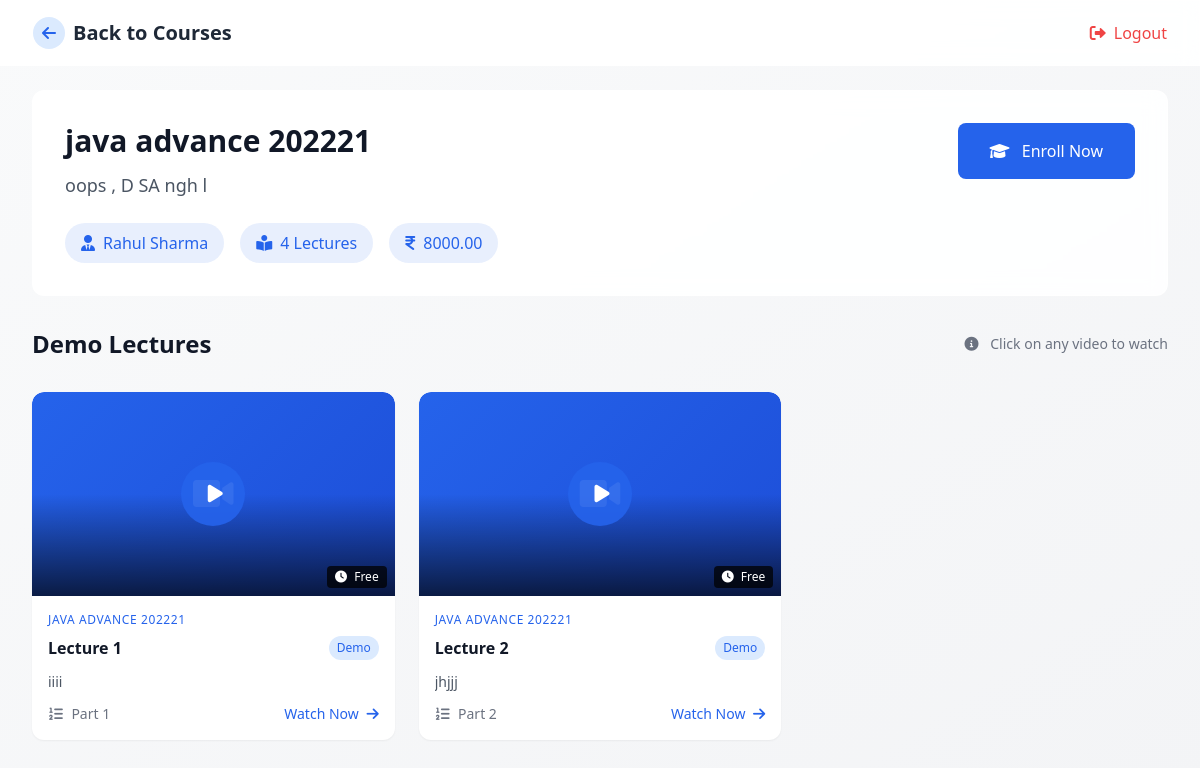
The page /teacher/course/10/ on the database its author committed.
### Teacher/models.py (models this page shows, shortened)
class Course(models.Model):
    teacher = models.ForeignKey(TeacherSignup, on_delete=models.CASCADE, related_name='courses')
    name = models.CharField(max_length=200)
    description = models.TextField()
    price = models.DecimalField(max_digits=10, decimal_places=2)
    created_at = models.DateTimeField(auto_now_add=True)

class TeacherSignup(models.Model):
    QUALIFICATION_CHOICES = [
        ('phd', 'PhD'),
        ('masters', 'Masters Degree'),
        ('bachelors', 'Bachelors Degree'),
    ]
    user = models.OneToOneField(User, on_delete=models.CASCADE, related_name='teacher')
    name = models.CharField(max_length=100)
    email = models.EmailField(unique=True)
    phone_number = models.CharField(max_length=15)
    qualification = models.CharField(max_length=50, choices=QUALIFICATION_CHOICES)
    coaching_institute_name = models.CharField(max_length=200)
    created_at = models.DateTimeField(auto_now_add=True)

class Shell(models.Model):
    LECTURE_TYPE_CHOICES = [
        ('demo', 'Demo Lecture'),
        ('paid', 'Paid Lecture'),
    ]
    course = models.ForeignKey(Course, on_delete=models.CASCADE, related_name='shells')
    shell_number = models.IntegerField()
    description = models.TextField()
    video_link = models.URLField(max_length=500, blank=True, null=True)
    video_file = models.FileField(upload_to='shell_videos/', blank=True, null=True)
    pdf_file = models.FileField(upload_to='shell_pdfs/', blank=True, null=True)
    cloudinary_public_id = models.CharField(max_length=100, blank=True, null=True)
    lecture_type = models.CharField(max_length=10, choices=LECTURE_TYPE_CHOICES, default='paid')
    created_at = models.DateTimeField(auto_now_add=True)

### Teacher/views.py (the view)
# urls.py: path('course/<int:course_id>/', views.course_demo, name='course_demo'),
def course_demo(request, course_id):
    course = get_object_or_404(Course, id=course_id)
    demo_lectures = Shell.objects.filter(course=course, lecture_type='demo').order_by('shell_number')
    context = {
        'course': course,
        'demo_lectures': demo_lectures,
    }
    return render(request, 'Teacher/course_demo.html', context)

### Teacher/templates/Teacher/course_demo.html (shortened to what this page needs)
<!DOCTYPE html>
<html lang="en">
<head>
    <script src="https://cdn.tailwindcss.com"></script>
    <link href="https://cdnjs.cloudflare.com/ajax/libs/font-awesome/6.0.0/css/all.min.css" rel="stylesheet">
</head>
<body class="bg-gradient-to-br from-gray-50 to-gray-100 min-h-screen">
    <nav class="glass-effect sticky top-0 z-30">
        <div class="max-w-7xl mx-auto px-4 sm:px-6 lg:px-8">
            <div class="flex justify-between items-center h-16">
                <a href="{% url 'all_courses' %}" class="flex items-center space-x-2 group">
                    <div class="w-8 h-8 rounded-full bg-blue-100 flex items-center justify-center group-hover:bg-blue-200 transition-colors">
                        <i class="fas fa-arrow-left text-blue-600"></i>
                    </div>
                    <span class="text-xl font-bold text-gray-800">Back to Courses</span>
                </a>
                <a href="{% url 'teacher_logout' %}"
                   class="flex items-center space-x-2 text-red-500 hover:text-red-600 transition-colors">
                    <i class="fas fa-sign-out-alt"></i>
                    <span>Logout</span>
                </a>
            </div>
        </div>
    </nav>
    <div class="glass-effect mt-6 mx-4 sm:mx-6 lg:mx-8 rounded-xl">
        <div class="max-w-7xl mx-auto px-4 sm:px-6 lg:px-8 py-8">
            <div class="flex flex-col md:flex-row md:items-start md:justify-between gap-6">
                <div class="flex-1">
                    <h1 class="text-3xl font-bold text-gray-900 mb-3">{{ course.name }}</h1>
                    <p class="text-lg text-gray-600 mb-6">{{ course.description }}</p>
                    <div class="flex flex-wrap gap-4">
                        <div class="course-stats">
                            <i class="fas fa-user-tie mr-2"></i>
                            <span>{{ course.teacher.name }}</span>
                        </div>
                        <div class="course-stats">
                            <i class="fas fa-book-reader mr-2"></i>
                            <span>{{ course.shells.count }} Lectures</span>
                        </div>
                        <div class="course-stats">
                            <i class="fas fa-indian-rupee-sign mr-2"></i>
                            <span>{{ course.price }}</span>
                        </div>
                    </div>
                </div>
                <div class="flex-shrink-0">
                    <button class="px-8 py-4 bg-blue-600 text-white rounded-lg hover:bg-blue-700 transition-all duration-300 transform hover:scale-105 hover:shadow-lg">
                        <i class="fas fa-graduation-cap mr-2"></i>
                        Enroll Now
                    </button>
                </div>
            </div>
        </div>
    </div>
    <div class="max-w-7xl mx-auto px-4 sm:px-6 lg:px-8 py-8">
        <div class="flex items-center justify-between mb-8">
            <h2 class="text-2xl font-bold text-gray-900">Demo Lectures</h2>
            <div class="text-sm text-gray-500">
                <i class="fas fa-info-circle mr-2"></i>
                Click on any video to watch
            </div>
        </div>
        <div class="grid grid-cols-1 md:grid-cols-2 lg:grid-cols-3 gap-6">
            {% for shell in demo_lectures %}
            <div class="video-card bg-white rounded-xl shadow-sm cursor-pointer"
                 onclick="playVideo('{% if shell.video_file %}{{ shell.video_file.url }}{% else %}{{ shell.video_link }}{% endif %}', '{{ shell.description }}')">
                <div class="video-thumbnail rounded-t-xl">
                    {% if shell.thumbnail %}
                        <img src="{{ shell.thumbnail.url }}" alt="Video thumbnail">
                    {% else %}
                        <div class="absolute inset-0 flex items-center justify-center">
                        </div>
                    {% endif %}
                    <div class="play-button">
                        <div class="play-button-circle w-16 h-16 bg-blue-600 bg-opacity-90 rounded-full flex items-center justify-center">
                            <i class="fas fa-play text-white text-xl ml-1"></i>
                        </div>
                    </div>
                    <div class="duration-badge">
                        <i class="fas fa-clock mr-1"></i>
                        Free
                    </div>
                </div>
                <div class="p-4">
                    <div class="flex flex-col gap-2 mb-3">
                        <span class="text-xs font-medium text-blue-600 uppercase tracking-wider">{{ course.name }}</span>
                        <div class="flex items-start justify-between">
                            <h3 class="font-semibold text-gray-900">Lecture {{ shell.shell_number }}</h3>
                            <span class="text-xs text-blue-600 bg-blue-100 px-2 py-1 rounded-full">Demo</span>
                        </div>
                    </div>
                    <p class="text-sm text-gray-600 line-clamp-2">{{ shell.description }}</p>
                    <div class="mt-3 flex items-center justify-between text-sm">
                        <span class="text-gray-500">
                            <i class="fas fa-list-ol mr-1"></i>
                            Part {{ shell.shell_number }}
                        </span>
                        <span class="text-blue-600 hover:text-blue-700">
                            Watch Now
                            <i class="fas fa-arrow-right ml-1"></i>
                        </span>
                    </div>
                </div>
            </div>
            {% endfor %}
        </div>
    </div>
</body>
</html>

### Teacher/templates/Teacher/course_demo.html (style rules this page uses)
.video-card { transition: all 0.3s ease; position: relative; overflow: hidden; }
.video-card::after { content: ''; position: absolute; top: 0; left: -100%; width: 100%; height: 100%; background: linear-gradient( 90deg, transparent, rgba(255, 255, 255, 0.2), transparent ); transition: 0.5s; }
.video-thumbnail { position: relative; padding-bottom: 56.25%; background: linear-gradient(135deg, #2563eb, #1d4ed8); overflow: hidden; }
.video-thumbnail::before { content: ''; position: absolute; top: 0; left: 0; right: 0; bottom: 0; background: linear-gradient(to bottom, transparent 50%, rgba(0,0,0,0.7)); z-index: 1; }
.play-button { position: absolute; top: 50%; left: 50%; transform: translate(-50%, -50%); z-index: 2; transition: all 0.3s ease; }
.play-button-circle { transition: all 0.3s ease; transform-origin: center; }
.duration-badge { position: absolute; bottom: 8px; right: 8px; background: rgba(0, 0, 0, 0.75); color: white; padding: 2px 8px; border-radius: 4px; font-size: 12px; z-index: 2; }
.course-stats { display: inline-flex; align-items: center; padding: 0.5rem 1rem; background: rgba(37, 99, 235, 0.1); border-radius: 9999px; color: #2563eb; font-weight: 500; transition: all 0.3s ease; }
.glass-effect { background: rgba(255, 255, 255, 0.9); backdrop-filter: blur(10px); border: 1px solid rgba(255, 255, 255, 0.2); }

### rows shown on the page
Course: name "java advance 202221", description "oops , D SA ngh l", teacher.name "Rahul Sharma", shells.count "4", price "8000.00", name "JAVA ADVANCE 202221"
Shell: shell_number "1", description "iiii"
Shell: shell_number "2", description "jhjjj"
